Frame 1 (no input): blank canvas, image omitted
Frame 60 (the mouse pressed at the canvas centre just before this capture): blank canvas, image omitted
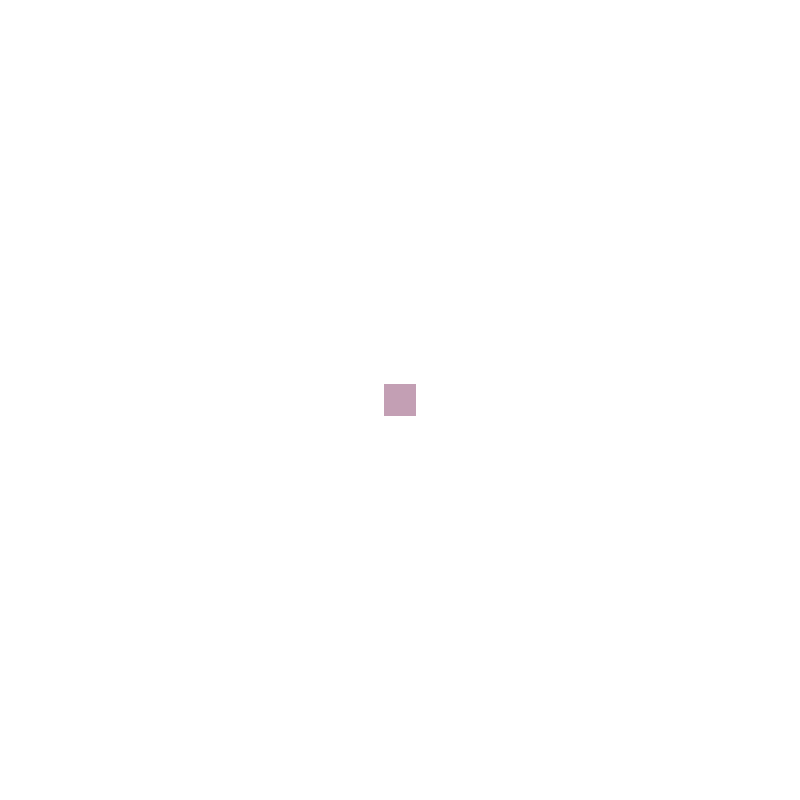
Frame 120 (the mouse held since frame 60 and released just before this capture)

The Processing sketch whose frames 1 and 60 were blank and that drew this single picture after the mouse press (run headless with seeded random() and noise(); from frame 60 on, the mouse is pressed at the canvas centre):

// Processing sketch: sketch_1_classed
// ── sketch_1_classed.pde
ArrayList <Squares> allSquares = new ArrayList<Squares>();
final int COLS = 25;
final int ROWS = 25; 
int cellSize;
void setup() {
  size(800, 800);
  background(255);
  noStroke();
  
  cellSize = width/COLS;
  
  for(int i = 0; i < COLS; i++){
    for (int j = 0; j< ROWS; j++){
      allSquares.add(new Squares(new PVector(i *cellSize, j*cellSize),
      color(random(255), random(255), random(255)), false, cellSize));
    }
    
  }
}


void draw() {
 for (int i = 0; i < allSquares.size(); i++){
   Squares allSquare = allSquares.get(i);
   if(allSquare.isActive){
     fill(allSquare.colors);
     rect(allSquare.position.x, allSquare.position.y, allSquare.cellSize, allSquare.cellSize);
   } else {
     
     if(mouseX > allSquare.position.x && mouseX < allSquare.position.x + allSquare.cellSize
     && mouseY > allSquare.position.y && mouseY < allSquare.position.y + allSquare.cellSize){
       allSquare.isActive = true; 
       
     }
     
     
   }
}
 }
 

// ── Square.pde
class Squares {
  PVector position;
  color colors;
  boolean isActive;
  int cellSize;

  Squares(PVector position1, color colors1, boolean isActive1, int cellSize1) {
    position = position1;
    colors = colors1;
    isActive = isActive1;
    cellSize = cellSize1;
  }

  void display() {
    fill(colors);
    rect(position.x, position.y, cellSize, cellSize);
  }
}
